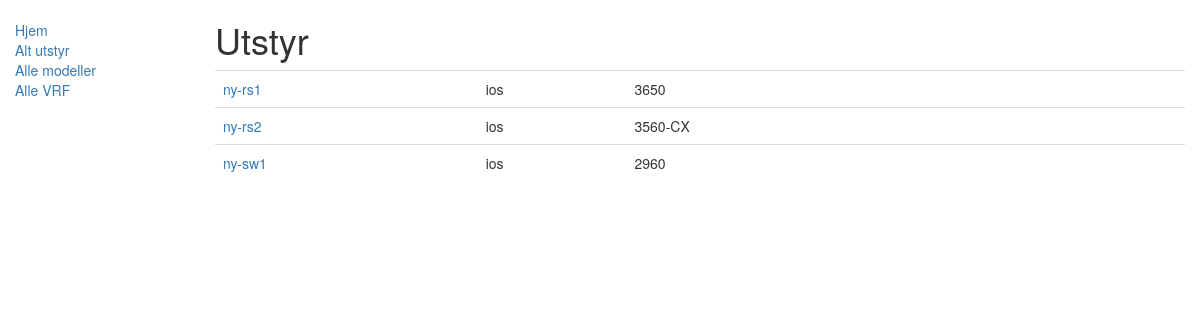
Before: /prov/equipment with the older database file.
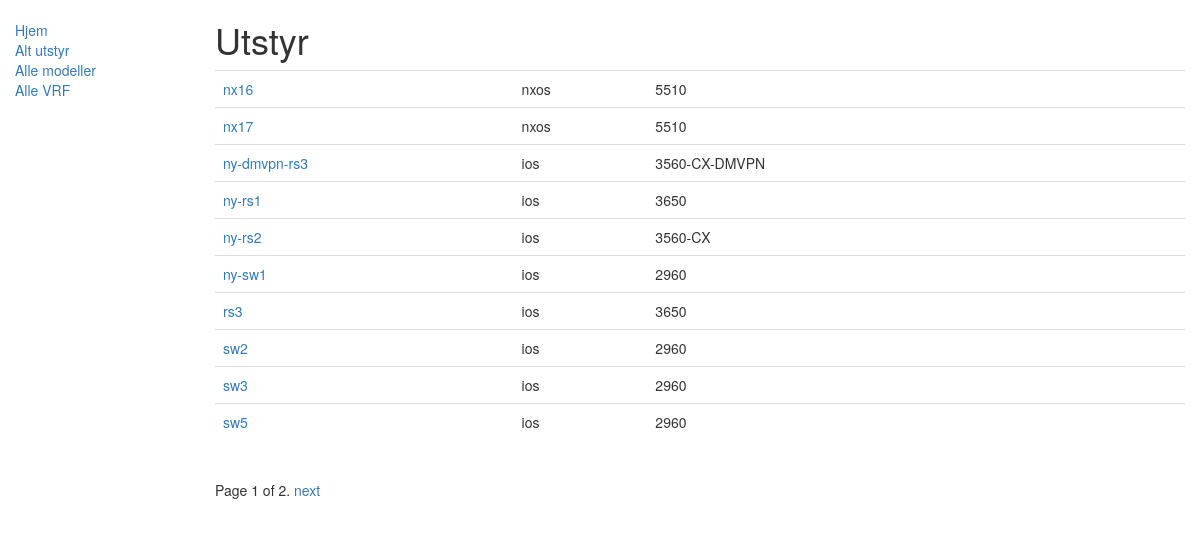
After: the same page with the newer database file.
### prov/models.py (models this page shows, shortened)
class Equipment(models.Model):
    name = models.CharField(max_length=200, help_text="Enter name of the equipment")
    playbook = models.ForeignKey('Playbook', on_delete=models.SET_NULL, null=True)
    inventory = models.ForeignKey('Inventory', on_delete=models.SET_NULL, null=True)
    os = models.ForeignKey('Os', on_delete=models.SET_NULL, null=True)
    equip_model = models.ForeignKey('Emodel', on_delete=models.SET_NULL, null=True)
    def get_absolute_url(self):
        return reverse('equipment-detail', kwargs={'slug': self.name, 'pk':str(self.id)})
    class Meta:
        ordering = ['name']

class Os(models.Model):
    name = models.CharField(max_length=200, help_text="Enter name of the Operating System")
    def __str__(self):
        return self.name

class Emodel(models.Model):
    name = models.CharField(max_length=200, help_text="Enter name of the model")
    def __str__(self):
        return self.name

### prov/views.py (the view)
# urls.py: path('equipment', views.EquipmentListView.as_view(), name='equipment'),
class EquipmentListView(generic.ListView):
    model = Equipment
    paginate_by = 10

### prov/templates/prov/equipment_list.html (shortened to what this page needs)
{% extends "base_generic.html" %}
{% block content %}
    <h1>Utstyr</h1>
    {% if equipment_list %}
        <table class="table">
          {% for equipment in equipment_list %}
          <tr>
            <td>
               <a href="{{ equipment.get_absolute_url }}">{{ equipment.name }}</a>
            </td>
          <td>
              {{ equipment.os }}
          </td>
          <td>
             {{equipment.equip_model}}
          </td>
          <td>
          </td>
          </tr>
          {% endfor %}
        </table>
    {% else %}
      <p>There are no equipment in the database.</p>
    {% endif %}
{% endblock %}

### prov/templates/base_generic.html (shortened to what this page needs)
<!DOCTYPE html>
<html lang="en">
<head>
  <link rel="stylesheet" href="https://maxcdn.bootstrapcdn.com/bootstrap/3.3.7/css/bootstrap.min.css">
  {% load static %}
  <link rel="stylesheet" href="{% static 'css/styles.css' %}">
</head>
<body>
  <div class="container-fluid">
    <div class="row">
      <div class="col-sm-2">
      {% block sidebar %}
      <ul class="sidebar-nav">
          <li><a href="{% url 'index' %}">Hjem</a></li>
          <li><a href="{% url 'equipment' %}">Alt utstyr</a></li>
          <li><a href="{% url 'emodel' %}">Alle modeller</a></li>
          <li><a href="{% url 'vrf' %}">Alle VRF</a></li>
      </ul>
     {% endblock %}
      </div>
      <div class="col-sm-10 ">
      {% block content %}{% endblock %}
      {% block pagination %}
        {% if is_paginated %}
          <div class="pagination">
              <span class="page-links">
                  <span class="page-current">
                      Page {{ page_obj.number }} of {{ page_obj.paginator.num_pages }}.
                  </span>
                  {% if page_obj.has_next %}
                      <a href="{{ request.path }}?page={{ page_obj.next_page_number }}">next</a>
                  {% endif %}
              </span>
          </div>
        {% endif %}
      {% endblock %}
      </div>
    </div>
  </div>
</body>
</html>

### prov/static/css/styles.css (style rules this page uses)
.sidebar-nav { margin-top: 20px; padding: 0; list-style: none; }

Changed rows visible on the page:
added Equipment: name "nx16", os "nxos", equip_model "5510"
added Equipment: name "nx17", os "nxos", equip_model "5510"
added Equipment: name "ny-dmvpn-rs3", os "ios", equip_model "3560-CX-DMVPN"
added Equipment: name "rs3", os "ios", equip_model "3650"
added Equipment: name "sw2", os "ios", equip_model "2960"
added Equipment: name "sw3", os "ios", equip_model "2960"
added Equipment: name "sw5", os "ios", equip_model "2960"
Other visible differences:
{{ page_obj.number }}: (not shown) → "1"
{{ page_obj.paginator.num_pages }}: (not shown) → "2"
text now shown: "Page of . next"
